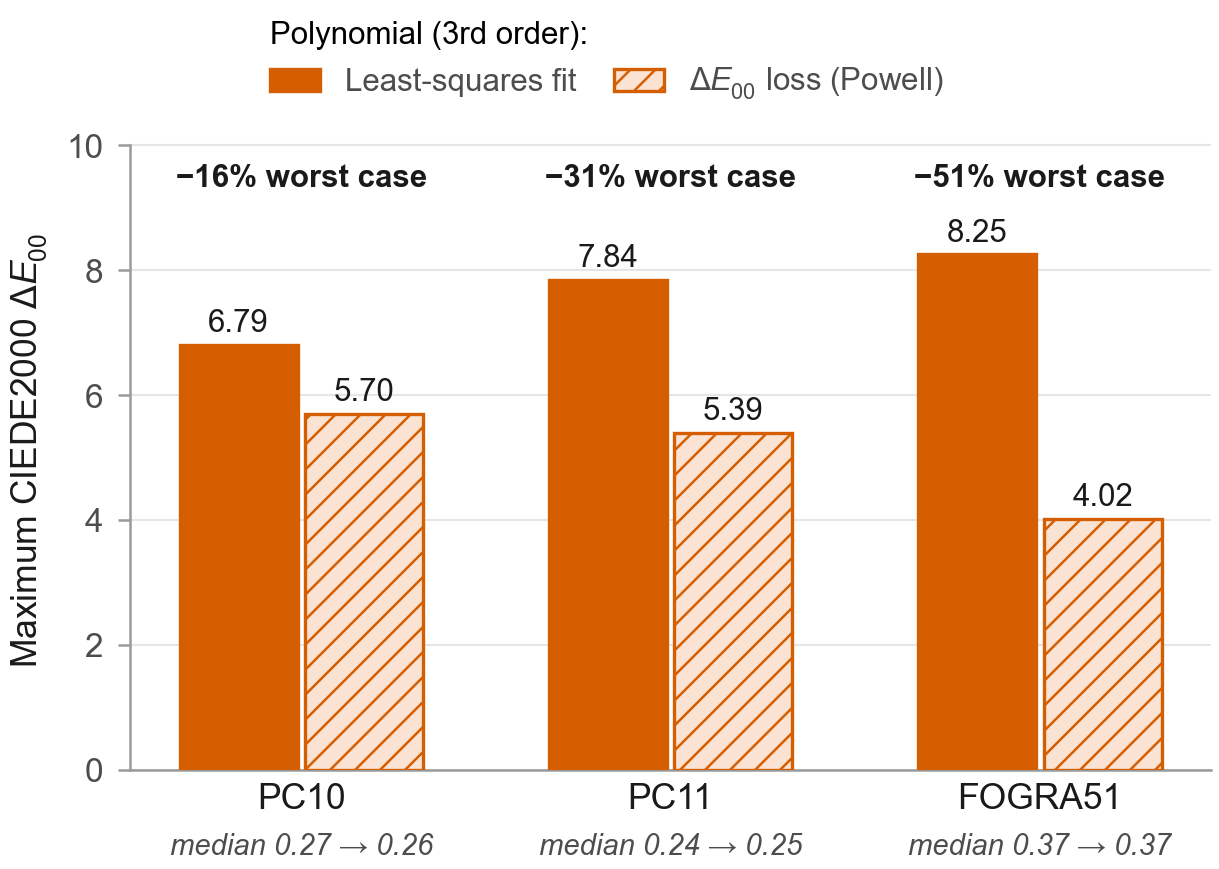

Here is the Python script that generated this plot:
#!/usr/bin/env python3
"""
Figure: does optimizing directly for CIEDE2000 (rather than least-squares) reduce
worst-case color error? poly3 (least-squares fit) vs poly3_de00_powell (same cubic
polynomial basis, re-optimized to minimize ΔE00 directly via Powell's method).

Primary series: max ΔE00 (worst-case), grouped bars per dataset.
Secondary annotation: median ΔE00 for each model/dataset, shown as small labels
below the bar group, to make the "median stays flat" point visually explicit
(the Powell fit trades a small amount -- or nothing -- of typical-case accuracy
for a large cut in worst-case error).

Source (never hand-entered):
  journal/results/PC10-CMY/summary.csv
  journal/results/PC11-CMY/summary.csv
  journal/results/FOGRA51-CMY/summary.csv

Run with: .venv/bin/python journal/figures/fig_de00_loss.py
Writes: journal/figures/fig_de00_loss.png
"""
import os

import matplotlib
matplotlib.use("Agg")
import matplotlib.pyplot as plt
import numpy as np
import pandas as pd

HERE = os.path.dirname(os.path.abspath(__file__))
RESULTS_DIR = os.path.join(HERE, "..", "results")
OUT_PATH = os.path.join(HERE, "fig_de00_loss.png")

DATASETS = ["PC10-CMY", "PC11-CMY", "FOGRA51-CMY"]
DATASET_LABELS = {"PC10-CMY": "PC10", "PC11-CMY": "PC11", "FOGRA51-CMY": "FOGRA51"}

MODELS = ["poly3", "poly3_de00_powell"]
from _style import (FIG_W_075, FS_ANNOT, FS_SMALL, FS_TICK, INK_PRIMARY, INK_SECONDARY,
                    METRIC, MODEL_STYLE, apply_style, save)

# Both bars are the 3rd-order polynomial, so both wear its fixed vermillion:
# the least-squares fit solid, the Powell refinement light-filled and hatched.
# The legend title names the model; the entries name the optimizer.
MODEL_DISPLAY_NAMES = {
    "poly3": "Least-squares fit",
    "poly3_de00_powell": r"$\Delta E_{00}$ loss (Powell)",
}


def load_data() -> pd.DataFrame:
    rows = []
    for ds in DATASETS:
        df = pd.read_csv(os.path.join(RESULTS_DIR, ds, "summary.csv")).set_index("model")
        for m in MODELS:
            rows.append({
                "dataset": ds,
                "model": m,
                "max": df.loc[m, "max"],
                "median": df.loc[m, "median"],
            })
    return pd.DataFrame(rows)


def make_figure(data: pd.DataFrame, out_path: str) -> None:
    n_datasets = len(DATASETS)
    n_models = len(MODELS)
    bar_w = 0.34
    x = list(range(n_datasets))
    offsets = [(i - (n_models - 1) / 2) * bar_w for i in range(n_models)]

    apply_style()
    fig, ax = plt.subplots(figsize=(FIG_W_075, 2.9))

    for model, off in zip(MODELS, offsets):
        st = MODEL_STYLE[model]
        sub = data[data["model"] == model].set_index("dataset").reindex(DATASETS)
        xs = [xi + off for xi in x]
        solid = model == "poly3"
        ax.bar(
            xs, sub["max"], width=bar_w * 0.94,
            label=MODEL_DISPLAY_NAMES[model],
            facecolor=st["color"] if solid else st["facecolor"],
            edgecolor=st["color"], hatch=None if solid else st["hatch"],
            linewidth=0.8, zorder=3,
        )
        for xi, v in zip(xs, sub["max"]):
            ax.text(xi, v + 0.12, f"{v:.2f}", ha="center", va="bottom",
                    fontsize=FS_ANNOT, color=INK_PRIMARY)

    # Worst-case reduction annotation (computed live, not hand-entered) above each dataset group.
    ymax = data["max"].max()
    for xi, ds in zip(x, DATASETS):
        p3 = data[(data.dataset == ds) & (data.model == "poly3")]["max"].iloc[0]
        pw = data[(data.dataset == ds) & (data.model == "poly3_de00_powell")]["max"].iloc[0]
        reduction = (p3 - pw) / p3 * 100
        ax.text(
            xi, ymax * 1.12, f"−{reduction:.0f}% worst case",
            ha="center", va="bottom", fontsize=FS_ANNOT, color=INK_PRIMARY, fontweight="bold",
        )
        med_p3 = data[(data.dataset == ds) & (data.model == "poly3")]["median"].iloc[0]
        med_pw = data[(data.dataset == ds) & (data.model == "poly3_de00_powell")]["median"].iloc[0]
        # Median pairing, set just under the dataset name.
        ax.annotate(
            f"median {med_p3:.2f} → {med_pw:.2f}",
            xy=(xi, 0), xytext=(0, -15), textcoords="offset points",
            ha="center", va="top", fontsize=FS_SMALL, color=INK_SECONDARY, style="italic",
        )

    ax.set_xticks(x)
    ax.set_xticklabels([DATASET_LABELS[d] for d in DATASETS], fontsize=FS_TICK + 0.5,
                       color=INK_PRIMARY)
    ax.tick_params(axis="x", length=0, pad=3)
    ax.set_ylabel(f"Maximum {METRIC}")
    ax.set_ylim(0, ymax * 1.24)
    top = 2 * int(np.ceil(ymax / 2))          # even tick at or above the tallest bar
    ax.set_yticks(np.arange(0, top + 1, 2))
    ax.spines["left"].set_bounds(0, top)
    ax.grid(axis="y")

    # Legend above the axes, outside the data, so it never meets the
    # worst-case annotations over the tallest bars.
    handles, labels = ax.get_legend_handles_labels()
    fig.legend(handles, labels, title="Polynomial (3rd order):", title_fontsize=7.5,
               loc="upper center", bbox_to_anchor=(0.5, 1.0), ncol=3,
               labelcolor=INK_SECONDARY, alignment="left", columnspacing=1.2)

    fig.tight_layout(pad=0.3, rect=(0, 0, 1, 0.86))
    save(fig, out_path)
    plt.close(fig)


def main() -> None:
    data = load_data()
    print(data)
    make_figure(data, OUT_PATH)


if __name__ == "__main__":
    main()
